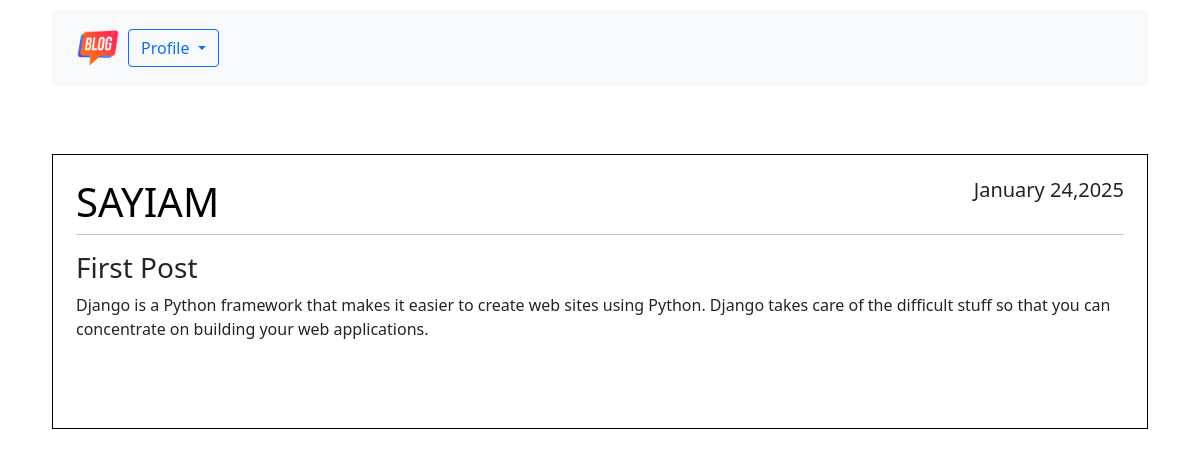
/home/ (signed in), run on an earlier commit of the app's database.
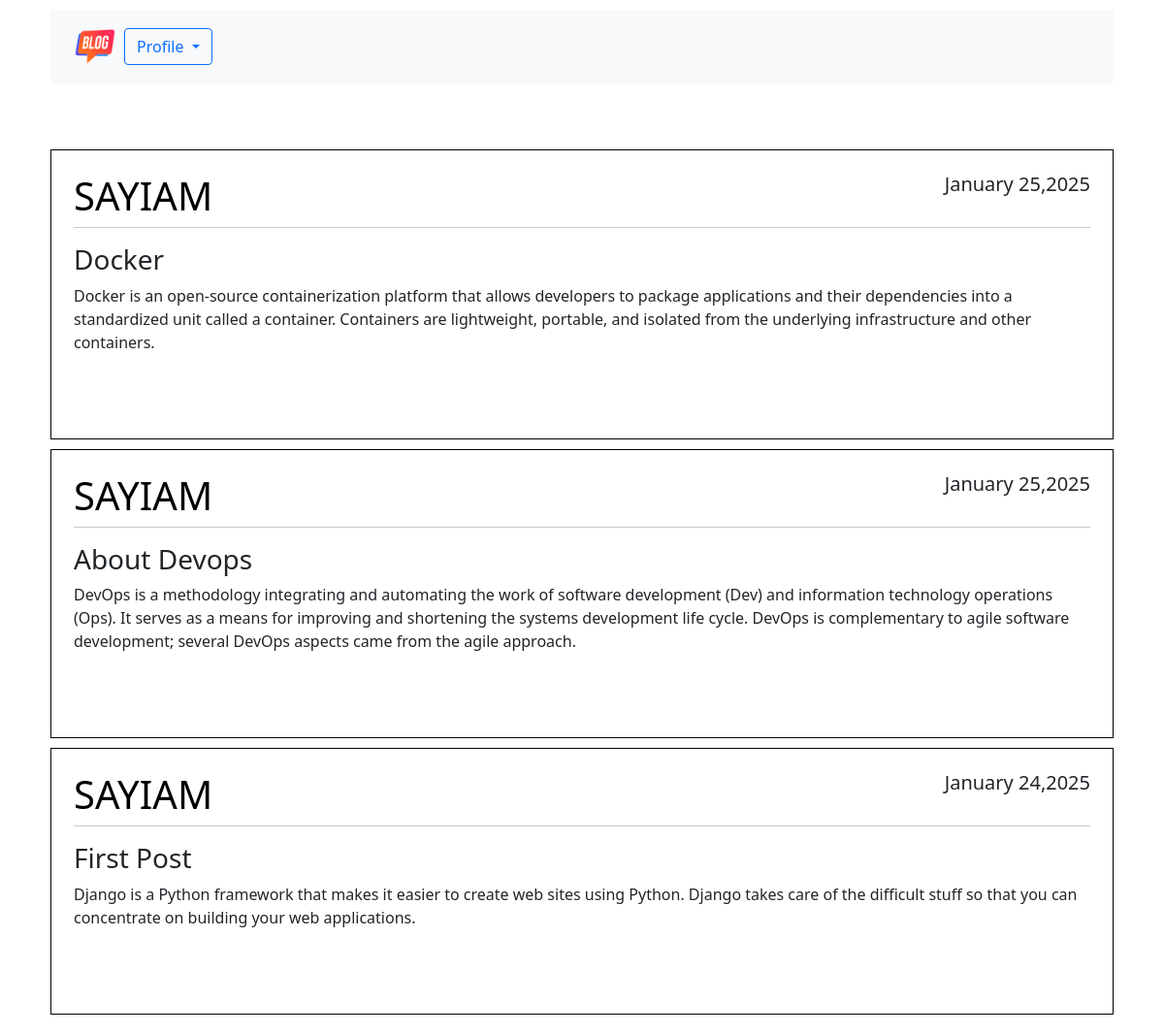
And on a later commit of the database.
### blog/models.py (models this page shows, shortened)
class Post(models.Model):
    title=models.CharField(max_length=100)
    content=models.TextField()
    date_posted=models.DateTimeField(default=timezone.now)
    author=models.ForeignKey(User, on_delete=models.CASCADE)

### blog/views.py (the view)
# urls.py: path('home/', views.home, name='home'),
@login_required
def home(request):
    posts = Post.objects.all().order_by('-id')  # Latest posts first
    return render(request, 'blog/home.html', {'posts': posts})

### blog/templates/blog/home.html (shortened to what this page needs)
{% extends 'blog/base.html' %} {% block content %} {% load static %}
<div class="container custom-container">
  <nav class="navbar navbar-expand-lg navbar-light bg-light w-100">
    <div class="collapse navbar-collapse" id="navbarSupportedContent">
      <ul class="navbar-nav mr-auto">
        <li class="nav-item">
          <a href="/home">
            <img
              src="{% static 'image/ph.png' %}"
              alt="Logo"
              class="navbar-logo"
            />
          </a>
        </li>
      </ul>
      <form class="form-inline my-2 my-lg-0">
        <div class="dropdown">
          <button
            class="btn btn-outline-primary dropdown-toggle"
            type="button"
            id="dropdownMenuButton"
            data-bs-toggle="dropdown"
            aria-expanded="false"
          >
            Profile
          </button>
        </div>
      </form>
    </div>
  </nav>
</div>
<br /><br />
<div class="container custom-container" style="max-width: 1350px">
  {% for post in posts %}
  <article class="media content-section">
    <div
      class="media-body"
      style="border: 1px solid black; padding: 23px; margin-bottom: 10px"
    >
      <div class="article-metadata">
        <h1
          class="text-uppercase"
          style="text-align: left; float: left; color: black"
        >
          {{ post.author }}
        </h1>
        <h5 style="text-align: right; float: right">
          {{ post.date_posted|date:"F d,Y"}}
        </h5>
        <hr style="clear: both" />
      </div>
      <h3>{{ post.title }}</h3>
      <p class="article-content">{{ post.content }}</p>
      <br /><br />
    </div>
  </article>
  {% endfor %}
</div>
{% endblock %}

### blog/templates/blog/base.html (shortened to what this page needs)
{% load static %}
<!DOCTYPE html>
<html lang="en">
  <head>
    <link
      href="https://cdn.jsdelivr.net/npm/bootstrap@5.0.2/dist/css/bootstrap.min.css"
      rel="stylesheet"
    />
  </head>
  <body>
    <div class="container">{% block content %} {% endblock %}</div>
  </body>
</html>

### blog/templates/blog/base.html (style rules this page uses)
.custom-container { max-width: 1450px; }

### blog/templates/blog/home.html (style rules this page uses)
.navbar-logo { max-height: 60px; max-width: 100%; height: auto; }
.custom-container { padding: 10px; }
.navbar { padding: 0.5rem 1rem; }

What changed in the data, as far as the page shows it:
added Post: author "SAYIAM", date_posted "January 25,2025", title "Docker", content "Docker is an open-source containerization platform that allows developers to package applications and their dependencies into a standardized unit called a container. Containers are lightweight, portable, and isolated from the underlying infrastructure and other containers."
added Post: author "SAYIAM", date_posted "January 25,2025", title "About Devops", content "DevOps is a methodology integrating and automating the work of software development (Dev) and information technology operations (Ops). It serves as a means for improving and shortening the systems development life cycle. DevOps is complementary to agile software development; several DevOps aspects came from the agile approach."
